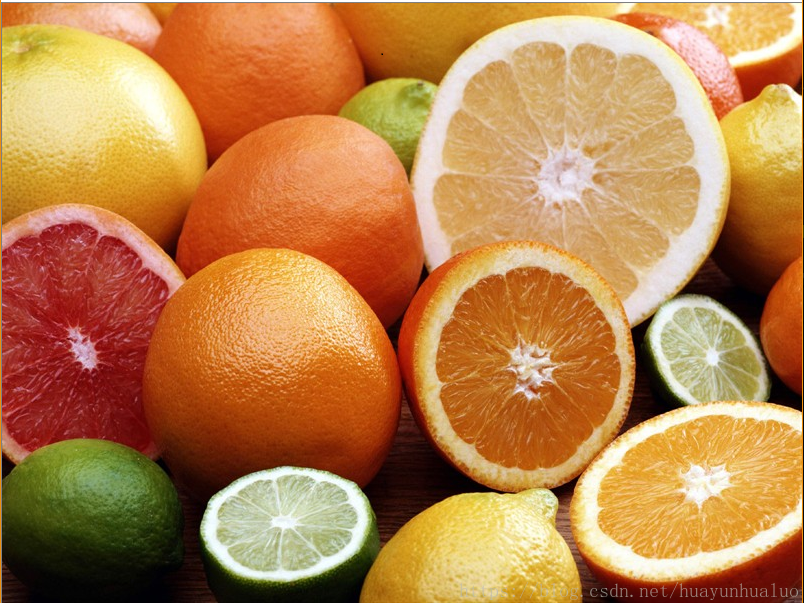
//> input picture opencvtest1/images/1.png, 804 x 603 px, given in place of 1.avi, which was not available
$ ./main   (built with g++ and OpenCV 4)
//> lines starting //> are read from the running program, lines starting //| are printed output that depends on the picture; pictures that were not available may be replaced by others from this repository, and a replacement may not be noted
### opencvtest1/test.h
#pragma once

#include "stdafx.h"
#include <iostream>
#include <opencv2/opencv.hpp>
#include <opencv2/core.hpp>
#include <opencv2/imgproc.hpp>
#include <opencv2/highgui.hpp>
#include <opencv2/videoio.hpp>

using namespace std;
using namespace cv;

int opencamera();
int getvideo();
Mat edgetest(Mat src);

### opencvtest1/stdafx.h
// stdafx.h : 标准系统包含文件的包含文件，
// 或是经常使用但不常更改的
// 特定于项目的包含文件
//

#pragma once

#include "targetver.h"

#include <stdio.h>
#include <tchar.h>


// TODO:  在此处引用程序需要的其他头文件

### opencvtest1/test.cpp
#include "stdafx.h"
#include"test.h"
using namespace std;
using namespace cv;

int getvideo()
{
	VideoCapture capture("./images/1.avi");
	if (!capture.isOpened())
		cout << "fail to open" << endl;
	long totalFrameNumber = capture.get(CV_CAP_PROP_FRAME_COUNT);
	cout << "整个视频共" << totalFrameNumber << endl;
	long frameToStart = 300;
	capture.set(CV_CAP_PROP_POS_FRAMES, frameToStart);
	cout << "从第" << frameToStart << "帧开始读" << endl;
	int frameToStop = 400;
	if (frameToStart > frameToStop)
	{
		cout << "结束帧小于开始帧" << endl;
		return -1;
	}
	else
	{
		cout << "结束帧为：第" << frameToStop << "帧"<<endl;
	}
	double rate = capture.get(CV_CAP_PROP_FPS);
	cout << "帧率为：" << rate << endl;
	bool stop = false;
	Mat frame;

	int delay = 1000 / rate;
	long currentFrame = frameToStart;
	int kernelsize = 3;
	Mat kernel = Mat::ones(kernelsize, kernelsize, CV_32F) / (float)(kernelsize);
	while (!stop)
	{
		if (!capture.read(frame))
		{
			cout << "读取视频失败" << endl;
			return -1;
		}
//> frame is the input picture: 603 rows x 804 cols, CV_8UC3; mean B, G, R 76.7, 130.7, 185.3
		namedWindow("Extracted frame");
		imshow("Extracted frame", frame);

		filter2D(frame, frame, -1, kernel);
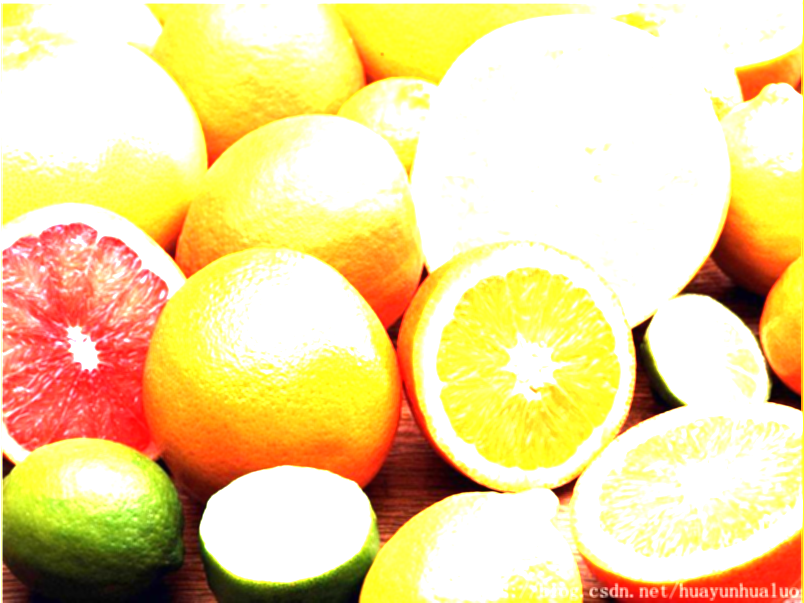
//> frame: 603 rows x 804 cols, CV_8UC3; mean B, G, R 155.9, 216.3, 239.5

		namedWindow("afterfilter");
		imshow("afterfilter", frame);

		namedWindow("dst");
		Mat src1 = edgetest(frame);
		imshow("dst", src1);

		cout << "正在读取第：" << currentFrame << "帧" << endl;
		int c = waitKey(delay);
		currentFrame++;
		if ((char)c == 27 || currentFrame > frameToStop)
		{
			stop = true;
		}
		if (c >= 0)
		{
			waitKey(0);

		}

	}
	capture.release();
	waitKey(0);

	return 0;


}


// [25 lines left out: function opencamera, not called in this run]

Mat edgetest(Mat src)
{
	//Mat src = imread("./images/1.png");
	//Mat src = imread(imagespath);
	Mat src1 = src.clone();
	//imshow("src",src);
	Mat dst, edge, gray;
	dst.create(src1.size(), src1.type());
	cvtColor(src1,gray,COLOR_BGR2GRAY);
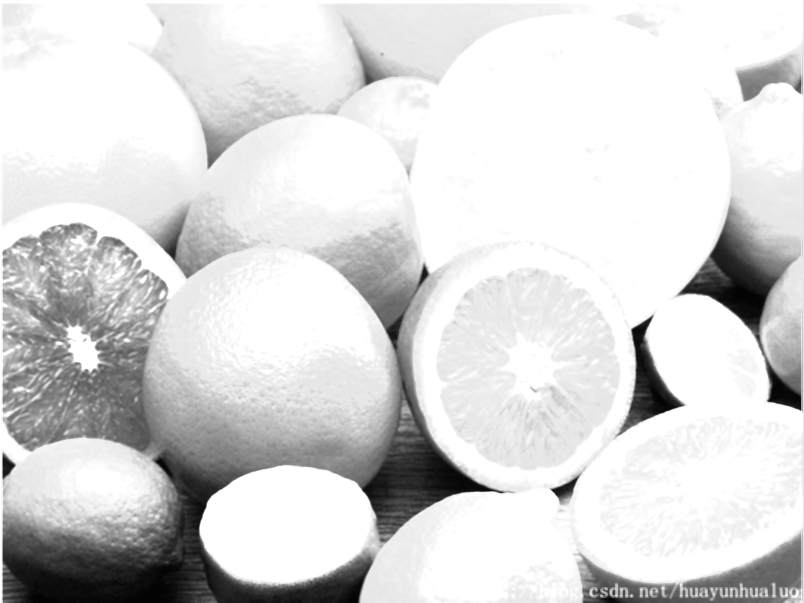
//> gray: 603 rows x 804 cols, CV_8UC1; min 2, max 255, mean 216.3
	blur(gray, edge, Size(3, 3));
	Canny(edge, edge, 3, 9, 3);
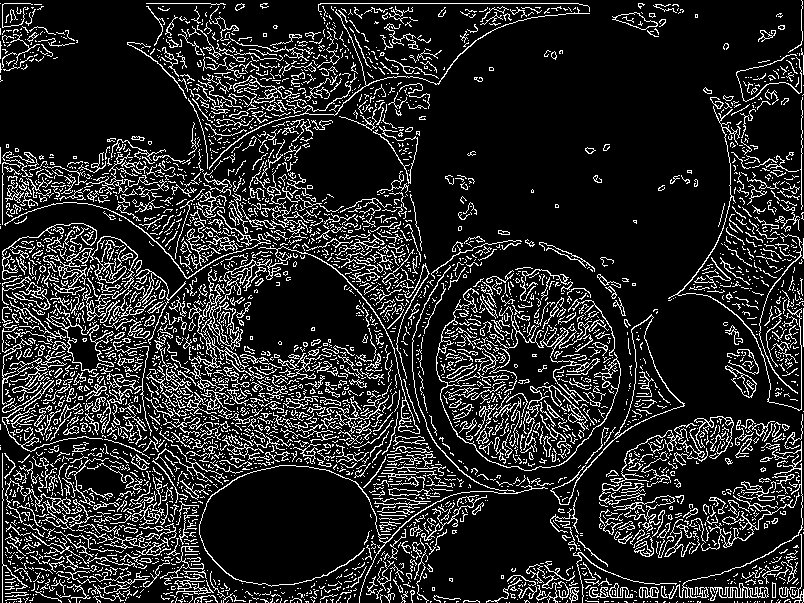
//> edge: 603 rows x 804 cols, CV_8UC1; 15.4% white in thin lines or dots
	//imshow("edgetest", edge);
	dst = Scalar::all(0);
	src1.copyTo(dst, edge);
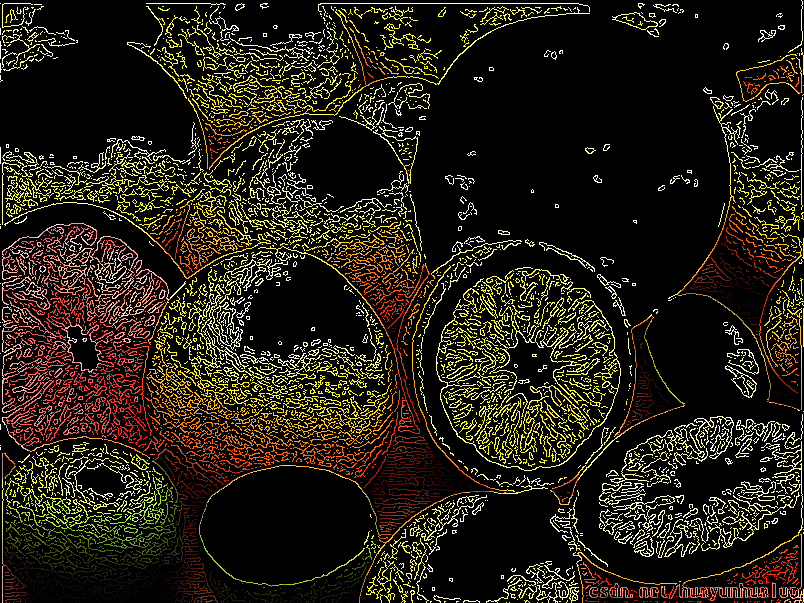
//> dst: 603 rows x 804 cols, CV_8UC3; mean B, G, R 15.7, 30.2, 36
	//imshow("效果图：", dst);
	//waitKey(0);
	return dst;
}

### opencvtest1/main.cpp
#include "stdafx.h"
#include "test.h"
using namespace std;
using namespace cv;

int main()
{
	//Mat src = imread("./images/1.png");
	//opencamera();
	getvideo();
//> the Esc key is pressed
	//Mat src1=edgetest(src);
	//imshow("dts", src1);
	waitKey(0);
	return 0;
}

$ run again, on opencvtest1/images/test.JPG
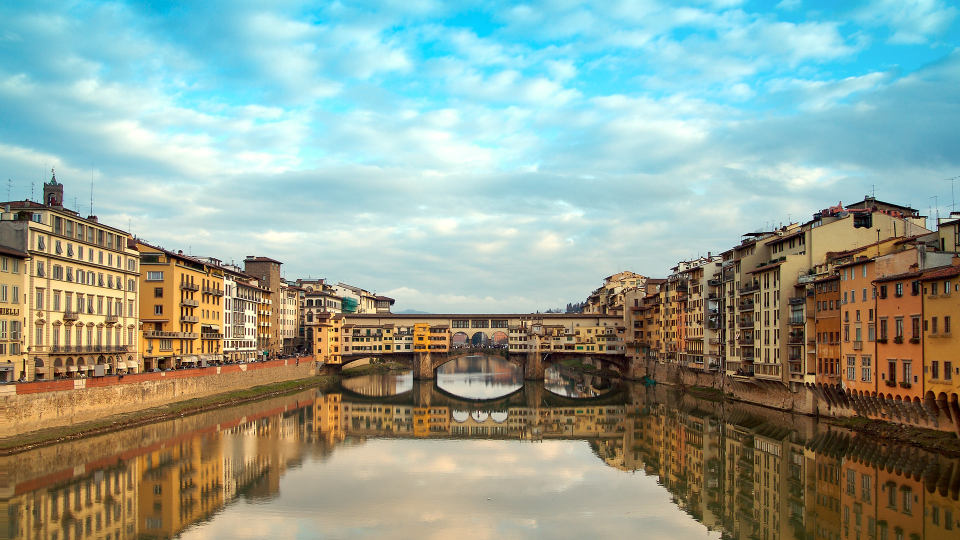
//> input picture opencvtest1/images/test.JPG, 1920 x 1080 px, given in place of 1.avi, which was not available (shown at 1/2 size)
//> in getvideo, frame is the input picture: 1080 rows x 1920 cols, CV_8UC3; mean B, G, R 148.6, 161.1, 146.2
//> in edgetest, `Canny(edge, edge, 3, 9, 3);`:
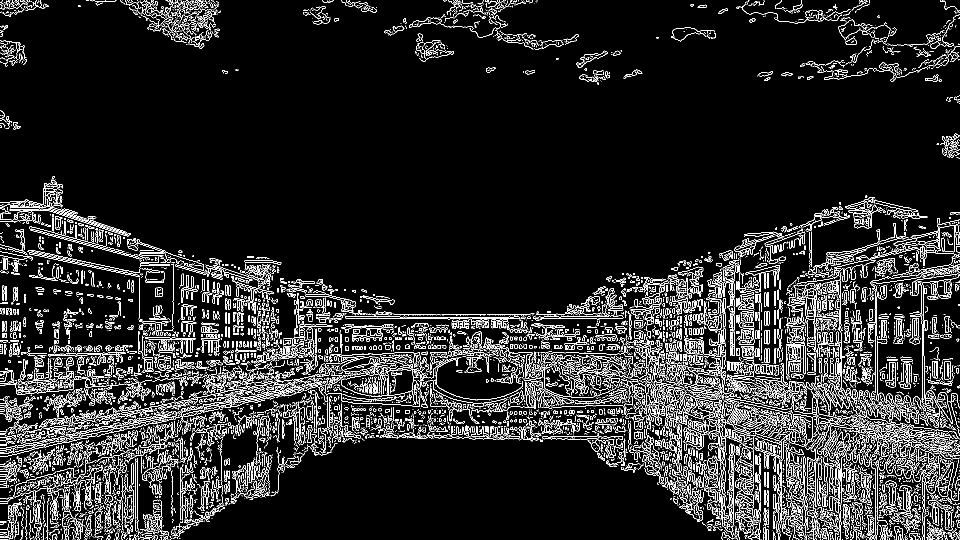
//> edge: 1080 rows x 1920 cols, CV_8UC1 (shown at 1/2 size); 9.4% white in thin lines or dots
//> in edgetest, `src1.copyTo(dst, edge);`:
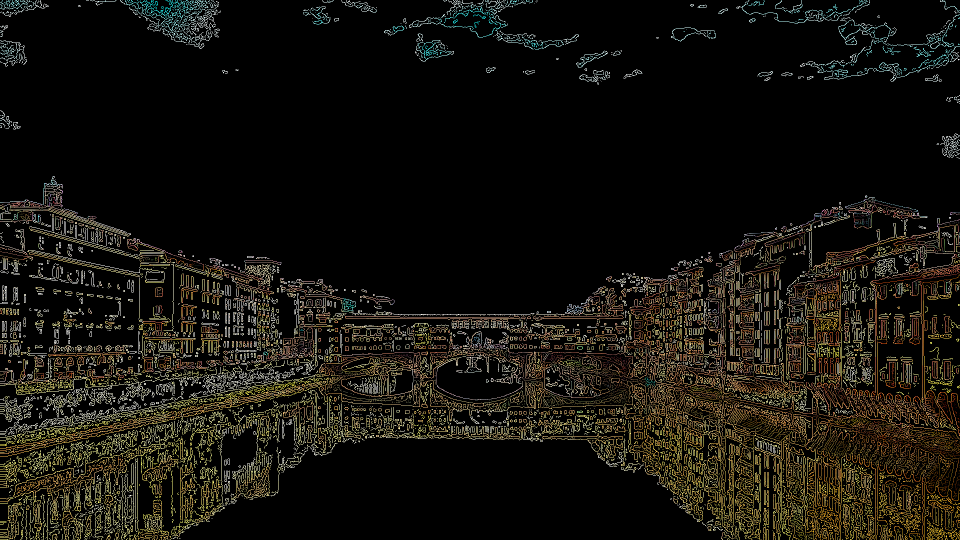
//> dst: 1080 rows x 1920 cols, CV_8UC3 (shown at 1/2 size); mean B, G, R 13.9, 19.4, 21.5
